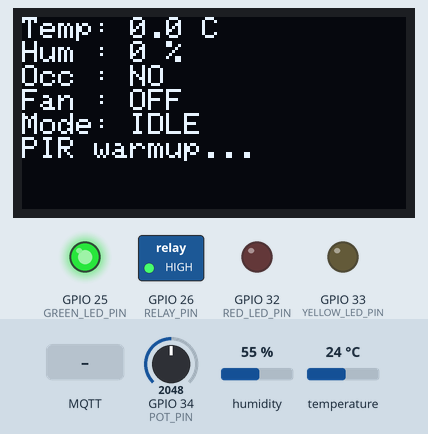
Simulated run of this sketch. Board: ESP32. Shown: 128×64 one-colour display, switched loads named in the sketch (green lamp = pin HIGH), output pins drawn as LEDs (lit = HIGH). The test bench sets the inputs (shaded band); at power-on: temperature 24 °C, GPIO 34 (POT_PIN) = 2048, humidity 55 %. WiFi joins after 1.5 s; servers stay silent unless stated; no MQTT or app messages arrive unless stated; what the sketch prints to the serial monitor is not drawn.

Above: at 1.4 s.
1.5 s: temperature set to 28 °C
At 3.0 s:
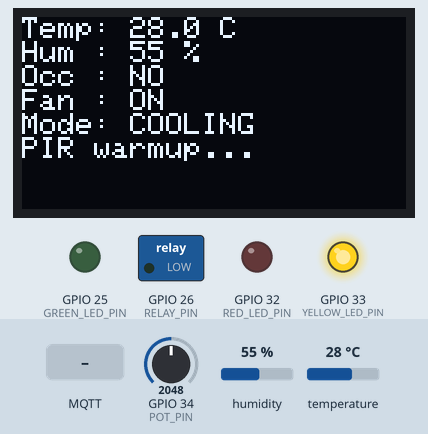
3.5 s: GPIO 34 (POT_PIN) set to 2127
At 4.5 s:
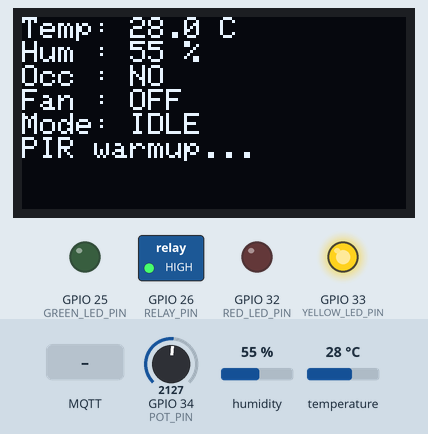
5.5 s: MQTT message "demo_occupied_hot" arrives on the first subscribed topic
At 10.8 s:
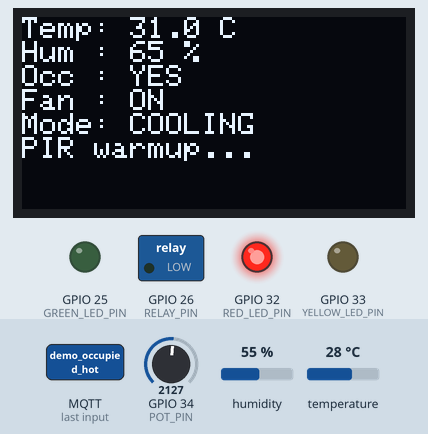
11.1 s: MQTT message "demo_occupied_comfy" arrives on the first subscribed topic
At 12.3 s:
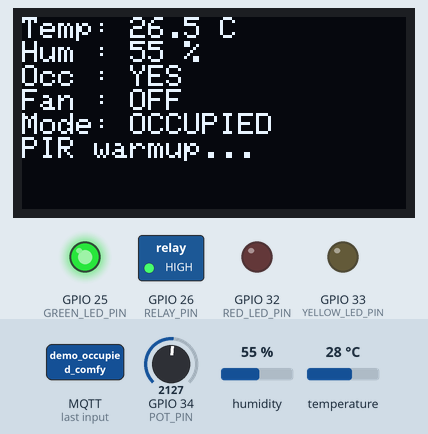
13.1 s: GPIO 34 (POT_PIN) set to 1372
At 15.8 s:
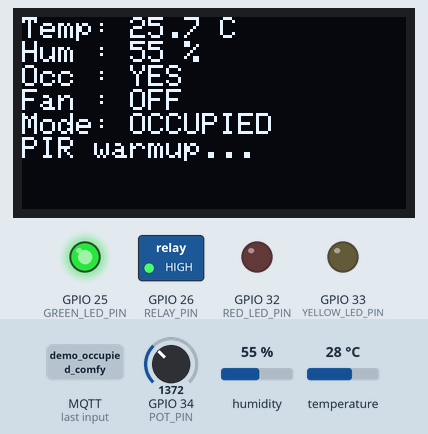
16.1 s: GPIO 34 (POT_PIN) set to 1270
At 31.8 s:
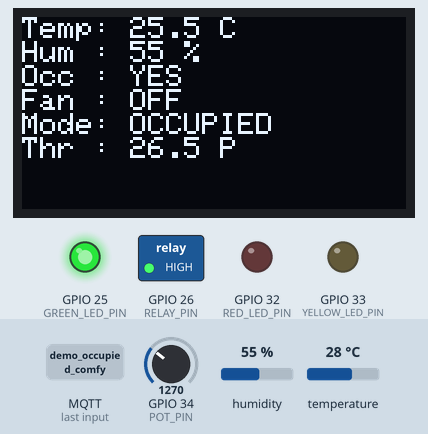
Timing chart, 0 to 32.1 s (numbered marks = the images above; inputs shaded):
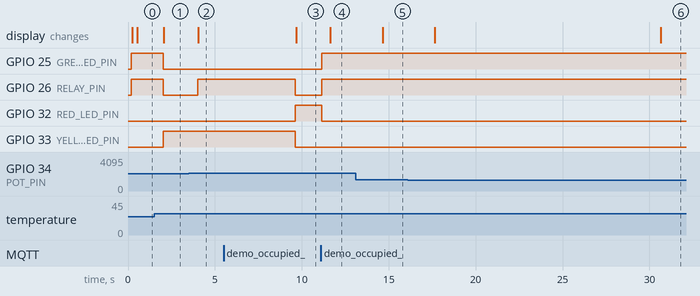

The sketch:

esp32_mqtt_attributes__1_.ino
```cpp
/*
 * Smart Classroom Comfort Controller
 * ----------------------------------
 * 2-day MVP for the IoT final project.
 *
 * What this firmware does:
 * - Reads temperature + humidity from DHT11
 * - Reads room occupancy from a PIR sensor
 * - Controls a relay-driven fan
 * - Shows live status on an OLED
 * - Uses green/yellow/red LEDs for comfort level
 * - Publishes telemetry to MQTT over Wi-Fi
 * - Accepts remote fan threshold updates over MQTT
 *
 * Required libraries (Arduino Library Manager):
 * - PubSubClient by Nick O'Leary
 * - DHT sensor library by Adafruit
 * - Adafruit GFX Library
 * - Adafruit SSD1306
 *
 * Notes:
 * - Update the Wi-Fi and MQTT credentials below before uploading.
 * - Do not commit real Wi-Fi passwords or private broker credentials.
 * - Adjust the pin mapping to match your actual wiring.
 * - Many relay modules are active LOW. Change RELAY_ACTIVE_LEVEL if needed.
 */

#include <WiFi.h>
#include <PubSubClient.h>
#include <Wire.h>
#include <math.h>
#include <DHT.h>
#include <Adafruit_GFX.h>
#include <Adafruit_SSD1306.h>

// ---------------- Wi-Fi ----------------
const char* WIFI_SSID = "YOUR_WIFI_SSID";
const char* WIFI_PASSWORD = "YOUR_WIFI_PASSWORD";

// ---------------- MQTT -----------------
const char* MQTT_SERVER = "YOUR_MQTT_HOST";
const uint16_t MQTT_PORT = 1883;
const char* MQTT_USER = "YOUR_MQTT_USERNAME";
const char* MQTT_PASS = "YOUR_MQTT_PASSWORD";
const char* MQTT_CLIENT_ID = "esp32-smart-classroom-01";

const char* TOPIC_TELEMETRY = "niang-lo-hanne-ndour/classroom/comfort/telemetry";
const char* TOPIC_FAN_STATUS = "niang-lo-hanne-ndour/classroom/comfort/status/fan";
const char* TOPIC_OCCUPANCY_STATUS = "niang-lo-hanne-ndour/classroom/comfort/status/occupancy";
const char* TOPIC_COMFORT_STATUS = "niang-lo-hanne-ndour/classroom/comfort/status/comfort";
const char* TOPIC_THRESHOLD_STATUS = "niang-lo-hanne-ndour/classroom/comfort/status/threshold";
const char* TOPIC_STATE_STATUS = "niang-lo-hanne-ndour/classroom/comfort/status/state";
const char* TOPIC_PROFILE_STATUS = "niang-lo-hanne-ndour/classroom/comfort/status/system_mode";
const char* TOPIC_PROFILE_CONFIG = "niang-lo-hanne-ndour/classroom/comfort/config/system_mode";

// ---------------- Pin Map --------------

constexpr uint8_t DHT_PIN = 4;
constexpr uint8_t DHT_TYPE = DHT11;
constexpr uint8_t PIR_PIN = 27;
constexpr uint8_t RELAY_PIN = 26;
constexpr uint8_t GREEN_LED_PIN = 25;
constexpr uint8_t YELLOW_LED_PIN = 33;
constexpr uint8_t RED_LED_PIN = 32;
constexpr uint8_t POT_PIN = 34;
constexpr uint8_t OLED_SDA_PIN = 21;
constexpr uint8_t OLED_SCL_PIN = 22;


constexpr uint8_t RELAY_ACTIVE_LEVEL = LOW;
constexpr uint8_t RELAY_INACTIVE_LEVEL = HIGH;

// ---------------- Timing ----------------
constexpr unsigned long PIR_INTERVAL_MS = 150;
constexpr unsigned long DHT_INTERVAL_MS = 2000;
constexpr unsigned long POT_INTERVAL_MS = 1000;
constexpr unsigned long DISPLAY_INTERVAL_MS = 500;
constexpr unsigned long TELEMETRY_INTERVAL_MS = 3000;
constexpr unsigned long VACANCY_TIMEOUT_MS = 5UL * 60UL * 1000UL;
constexpr unsigned long WIFI_RETRY_MS = 8000;
constexpr unsigned long MQTT_RETRY_MS = 5000;
constexpr unsigned long WIFI_STATUS_REPORT_MS = 3000;
constexpr unsigned long PIR_WARMUP_MS = 30000;
constexpr unsigned long OCCUPANCY_HOLD_MS = 10000;

// ---------------- Thresholds -----------
float fanThresholdC = 26.0f;
constexpr float THRESHOLD_MIN_C = 24.0f;
constexpr float THRESHOLD_MAX_C = 32.0f;
constexpr float COMFORT_WARM_C = 27.0f;
constexpr float COMFORT_HOT_C = 30.0f;

// ---------------- OLED -----------------
constexpr int SCREEN_WIDTH = 128;
constexpr int SCREEN_HEIGHT = 64;
constexpr int OLED_RESET = -1;

enum ComfortLevel {
  COMFORT_COMFORTABLE,
  COMFORT_WARM,
  COMFORT_HOT
};

enum ClassroomState {
  STATE_IDLE,
  STATE_OCCUPIED,
  STATE_COOLING
};

enum SystemMode {
  MODE_REAL,
  MODE_DEMO_EMPTY_COOL,
  MODE_DEMO_OCCUPIED_COMFY,
  MODE_DEMO_OCCUPIED_WARM,
  MODE_DEMO_OCCUPIED_HOT
};

struct SensorSnapshot {
  float temperatureC = 0.0f;
  float humidity = 0.0f;
  bool occupied = false;
  bool fanOn = false;
  bool dhtValid = false;
  ComfortLevel comfort = COMFORT_COMFORTABLE;
  ClassroomState state = STATE_IDLE;
};

WiFiClient wifiClient;
PubSubClient mqtt(wifiClient);
DHT dht(DHT_PIN, DHT_TYPE);
Adafruit_SSD1306 display(SCREEN_WIDTH, SCREEN_HEIGHT, &Wire, OLED_RESET);

SensorSnapshot current;
bool displayReady = false;
SystemMode systemMode = MODE_REAL;

bool lastPublishedFan = false;
bool lastPublishedOccupied = false;
float lastPublishedThreshold = fanThresholdC;
ComfortLevel lastPublishedComfort = COMFORT_COMFORTABLE;
ClassroomState lastPublishedState = STATE_IDLE;
SystemMode lastPublishedProfile = MODE_REAL;
bool lastLoggedFan = false;
ComfortLevel lastLoggedComfort = COMFORT_COMFORTABLE;
ClassroomState lastLoggedState = STATE_IDLE;

unsigned long lastPirReadMs = 0;
unsigned long lastDhtReadMs = 0;
unsigned long lastPotReadMs = 0;
unsigned long lastDisplayRefreshMs = 0;
unsigned long lastTelemetryMs = 0;
unsigned long lastWiFiAttemptMs = 0;
unsigned long lastMQTTAttemptMs = 0;
unsigned long lastWiFiStatusReportMs = 0;
unsigned long lastOccupiedMs = 0;
unsigned long lastMotionDetectedMs = 0;
unsigned long bootMs = 0;

bool pirWarmupComplete() {
  return (millis() - bootMs) >= PIR_WARMUP_MS;
}

const char* wifiStatusToString(wl_status_t status) {
  switch (status) {
    case WL_CONNECTED:      return "CONNECTED";
    case WL_NO_SSID_AVAIL:  return "SSID_NOT_FOUND";
    case WL_CONNECT_FAILED: return "CONNECT_FAILED";
    case WL_CONNECTION_LOST:return "CONNECTION_LOST";
    case WL_DISCONNECTED:   return "DISCONNECTED";
    case WL_IDLE_STATUS:    return "IDLE";
    default:                return "UNKNOWN";
  }
}

const char* comfortToString(ComfortLevel comfort) {
  switch (comfort) {
    case COMFORT_COMFORTABLE: return "comfortable";
    case COMFORT_WARM:        return "warm";
    case COMFORT_HOT:         return "hot";
    default:                  return "unknown";
  }
}

const char* systemModeToString(SystemMode mode) {
  switch (mode) {
    case MODE_REAL:                 return "real";
    case MODE_DEMO_EMPTY_COOL:      return "demo_empty_cool";
    case MODE_DEMO_OCCUPIED_COMFY:  return "demo_occupied_comfy";
    case MODE_DEMO_OCCUPIED_WARM:   return "demo_occupied_warm";
    case MODE_DEMO_OCCUPIED_HOT:    return "demo_occupied_hot";
    default:                  return "real";
  }
}

const char* stateToString(ClassroomState state) {
  switch (state) {
    case STATE_IDLE:     return "IDLE";
    case STATE_OCCUPIED: return "OCCUPIED";
    case STATE_COOLING:  return "COOLING";
    default:             return "UNKNOWN";
  }
}

uint8_t relayLevelFor(bool fanOn) {
  return fanOn ? RELAY_ACTIVE_LEVEL : RELAY_INACTIVE_LEVEL;
}

float mapPotToThreshold(int rawValue) {
  const float ratio = constrain(static_cast<float>(rawValue) / 4095.0f, 0.0f, 1.0f);
  const float mapped = THRESHOLD_MIN_C + ratio * (THRESHOLD_MAX_C - THRESHOLD_MIN_C);
  return roundf(mapped * 10.0f) / 10.0f;
}

void setComfortLeds(ComfortLevel comfort) {
  digitalWrite(GREEN_LED_PIN, comfort == COMFORT_COMFORTABLE ? HIGH : LOW);
  digitalWrite(YELLOW_LED_PIN, comfort == COMFORT_WARM ? HIGH : LOW);
  digitalWrite(RED_LED_PIN, comfort == COMFORT_HOT ? HIGH : LOW);
}

void refreshDisplay() {
  if (!displayReady) {
    return;
  }

  display.clearDisplay();
  display.setTextSize(1);
  display.setTextColor(SSD1306_WHITE);
  display.setCursor(0, 0);
  display.printf("Temp: %.1f C\n", current.temperatureC);
  display.printf("Hum : %.0f %%\n", current.humidity);
  display.printf("Occ : %s\n", current.occupied ? "YES" : "NO");
  display.printf("Fan : %s\n", current.fanOn ? "ON" : "OFF");
  display.printf("Mode: %s\n", stateToString(current.state));
  if (!pirWarmupComplete()) {
    display.printf("PIR warmup...");
  } else {
    display.printf("Thr : %.1f P", fanThresholdC);
  }
  display.display();
}

void publishRetained(const char* topic, const char* payload) {
  bool ok = mqtt.publish(topic, payload, true);
  Serial.printf("[MQTT] %s %s = %s\n", ok ? "PUB OK " : "PUB FAIL", topic, payload);
}

void publishRetainedBool(const char* topic, bool value) {
  publishRetained(topic, value ? "true" : "false");
}

void publishRetainedFloat(const char* topic, float value, uint8_t decimals = 1) {
  char payload[16];
  dtostrf(value, 0, decimals, payload);
  publishRetained(topic, payload);
}

void publishStatusIfChanged() {
  if (!mqtt.connected()) {
    return;
  }

  if (current.fanOn != lastPublishedFan) {
    publishRetainedBool(TOPIC_FAN_STATUS, current.fanOn);
    lastPublishedFan = current.fanOn;
  }

  if (current.occupied != lastPublishedOccupied) {
    publishRetainedBool(TOPIC_OCCUPANCY_STATUS, current.occupied);
    lastPublishedOccupied = current.occupied;
  }

  if (current.comfort != lastPublishedComfort) {
    publishRetained(TOPIC_COMFORT_STATUS, comfortToString(current.comfort));
    lastPublishedComfort = current.comfort;
  }

  if (current.state != lastPublishedState) {
    publishRetained(TOPIC_STATE_STATUS, stateToString(current.state));
    lastPublishedState = current.state;
  }

  if (systemMode != lastPublishedProfile) {
    publishRetained(TOPIC_PROFILE_STATUS, systemModeToString(systemMode));
    lastPublishedProfile = systemMode;
  }

  if (fabs(fanThresholdC - lastPublishedThreshold) > 0.05f) {
    publishRetainedFloat(TOPIC_THRESHOLD_STATUS, fanThresholdC);
    lastPublishedThreshold = fanThresholdC;
  }
}

void publishTelemetry() {
  if (!mqtt.connected()) {
    return;
  }

  char payload[256];
  snprintf(
    payload,
    sizeof(payload),
    "{\"temperature\":%.2f,\"humidity\":%.2f,\"occupied\":%s,\"fan_on\":%s,"
    "\"comfort\":\"%s\",\"state\":\"%s\",\"threshold\":%.2f,\"system_mode\":\"%s\"}",
    current.temperatureC,
    current.humidity,
    current.occupied ? "true" : "false",
    current.fanOn ? "true" : "false",
    comfortToString(current.comfort),
    stateToString(current.state),
    fanThresholdC,
    systemModeToString(systemMode)
  );

  bool ok = mqtt.publish(TOPIC_TELEMETRY, payload);
  Serial.printf("[MQTT] %s %s\n", ok ? "PUB OK " : "PUB FAIL", payload);
  publishStatusIfChanged();
}

void handleSystemModeUpdate(const byte* payload, unsigned int length) {
  char buffer[32];
  const unsigned int copyLength = min(length, static_cast<unsigned int>(sizeof(buffer) - 1));
  memcpy(buffer, payload, copyLength);
  buffer[copyLength] = '\0';

  if (strcmp(buffer, "real") == 0) {
    systemMode = MODE_REAL;
  } else if (strcmp(buffer, "demo_empty_cool") == 0) {
    systemMode = MODE_DEMO_EMPTY_COOL;
  } else if (strcmp(buffer, "demo_occupied_comfy") == 0) {
    systemMode = MODE_DEMO_OCCUPIED_COMFY;
  } else if (strcmp(buffer, "demo_occupied_warm") == 0) {
    systemMode = MODE_DEMO_OCCUPIED_WARM;
  } else if (strcmp(buffer, "demo_occupied_hot") == 0) {
    systemMode = MODE_DEMO_OCCUPIED_HOT;
  } else {
    Serial.printf("[CFG] Ignored invalid system mode payload: %s\n", buffer);
    return;
  }

  Serial.printf("[CFG] System mode updated to %s\n", systemModeToString(systemMode));
  applyOutputs();
  publishStatusIfChanged();
}

void mqttCallback(char* topic, byte* payload, unsigned int length) {
  Serial.printf("[MQTT] RX topic=%s length=%u\n", topic, length);

  if (strcmp(topic, TOPIC_PROFILE_CONFIG) == 0) {
    handleSystemModeUpdate(payload, length);
  }
}

void connectWiFiIfNeeded() {
  if (WiFi.status() == WL_CONNECTED) {
    return;
  }

  const unsigned long now = millis();
  if (now - lastWiFiStatusReportMs >= WIFI_STATUS_REPORT_MS) {
    lastWiFiStatusReportMs = now;
    Serial.printf("[WiFi] Status: %s\n", wifiStatusToString(WiFi.status()));
  }

  if (now - lastWiFiAttemptMs < WIFI_RETRY_MS) {
    return;
  }

  lastWiFiAttemptMs = now;
  Serial.printf("[WiFi] Connecting to %s\n", WIFI_SSID);
  WiFi.mode(WIFI_STA);
  WiFi.begin(WIFI_SSID, WIFI_PASSWORD);
}

void connectMQTTIfNeeded() {
  if (WiFi.status() != WL_CONNECTED || mqtt.connected()) {
    return;
  }

  const unsigned long now = millis();
  if (now - lastMQTTAttemptMs < MQTT_RETRY_MS) {
    return;
  }

  lastMQTTAttemptMs = now;
  Serial.printf("[MQTT] Connecting to %s:%u ... ", MQTT_SERVER, MQTT_PORT);

  const bool hasMqttAuth = strlen(MQTT_USER) > 0 && strcmp(MQTT_USER, "YOUR_MQTT_USERNAME") != 0;
  const bool connected = hasMqttAuth
    ? mqtt.connect(MQTT_CLIENT_ID, MQTT_USER, MQTT_PASS)
    : mqtt.connect(MQTT_CLIENT_ID);

  if (connected) {
    Serial.println("connected");
    mqtt.subscribe(TOPIC_PROFILE_CONFIG);
    publishRetainedFloat(TOPIC_THRESHOLD_STATUS, fanThresholdC);
    publishRetained(TOPIC_STATE_STATUS, stateToString(current.state));
    publishRetained(TOPIC_COMFORT_STATUS, comfortToString(current.comfort));
    publishRetained(TOPIC_PROFILE_STATUS, systemModeToString(systemMode));
    publishRetainedBool(TOPIC_OCCUPANCY_STATUS, current.occupied);
    publishRetainedBool(TOPIC_FAN_STATUS, current.fanOn);
  } else {
    Serial.printf("failed rc=%d\n", mqtt.state());
  }
}

void applyDemoScenarioValues() {
  switch (systemMode) {
    case MODE_DEMO_EMPTY_COOL:
      current.temperatureC = 24.0f;
      current.humidity = 50.0f;
      current.occupied = false;
      break;
    case MODE_DEMO_OCCUPIED_COMFY:
      current.temperatureC = max(20.0f, min(fanThresholdC - 1.0f, COMFORT_WARM_C - 0.5f));
      current.humidity = 55.0f;
      current.occupied = true;
      break;
    case MODE_DEMO_OCCUPIED_WARM:
      current.temperatureC = (COMFORT_WARM_C + COMFORT_HOT_C) / 2.0f;
      current.humidity = 60.0f;
      current.occupied = true;
      break;
    case MODE_DEMO_OCCUPIED_HOT:
      current.temperatureC = max(fanThresholdC + 2.0f, COMFORT_HOT_C + 1.0f);
      current.humidity = 65.0f;
      current.occupied = true;
      break;
    case MODE_REAL:
    default:
      return;
  }

  current.dhtValid = true;
}

void readPotentiometer() {
  const int rawValue = analogRead(POT_PIN);
  const float newThreshold = mapPotToThreshold(rawValue);

  if (fabs(newThreshold - fanThresholdC) >= 0.1f) {
    fanThresholdC = newThreshold;
    Serial.printf("[POT] Threshold set to %.1f C (raw=%d)\n", fanThresholdC, rawValue);
    applyOutputs();
    publishStatusIfChanged();
  }
}

void updateComfortLevel() {
  if (current.temperatureC >= COMFORT_HOT_C) {
    current.comfort = COMFORT_HOT;
  } else if (current.temperatureC >= COMFORT_WARM_C) {
    current.comfort = COMFORT_WARM;
  } else {
    current.comfort = COMFORT_COMFORTABLE;
  }
}

void evaluateStateMachine() {
  const unsigned long now = millis();

  if (current.occupied) {
    lastOccupiedMs = now;
    current.state = current.temperatureC >= fanThresholdC ? STATE_COOLING : STATE_OCCUPIED;
    current.fanOn = current.temperatureC >= fanThresholdC;
    return;
  }

  const bool withinVacancyWindow = (now - lastOccupiedMs) < VACANCY_TIMEOUT_MS;
  if (withinVacancyWindow && current.temperatureC >= fanThresholdC) {
    current.state = STATE_COOLING;
    current.fanOn = true;
  } else {
    current.state = STATE_IDLE;
    current.fanOn = false;
  }
}

void applyOutputs() {
  updateComfortLevel();
  evaluateStateMachine();
  digitalWrite(RELAY_PIN, relayLevelFor(current.fanOn));
  setComfortLeds(current.comfort);

  if (current.comfort != lastLoggedComfort || current.fanOn != lastLoggedFan || current.state != lastLoggedState) {
    Serial.printf(
      "[STATE] mode=%s comfort=%s fan=%s occupied=%s temp=%.1f threshold=%.1f\n",
      stateToString(current.state),
      comfortToString(current.comfort),
      current.fanOn ? "ON" : "OFF",
      current.occupied ? "YES" : "NO",
      current.temperatureC,
      fanThresholdC
    );
    lastLoggedComfort = current.comfort;
    lastLoggedFan = current.fanOn;
    lastLoggedState = current.state;
  }
}

void readPirSensor() {
  const unsigned long now = millis();
  const bool previous = current.occupied;

  if (systemMode != MODE_REAL) {
    applyDemoScenarioValues();

    if (current.occupied != previous) {
      Serial.printf("[PIR] Occupancy changed: %s\n", current.occupied ? "YES" : "NO");
    }

    applyOutputs();
    return;
  }

  if (!pirWarmupComplete()) {
    current.occupied = false;
    lastMotionDetectedMs = 0;

    if (current.occupied != previous) {
      Serial.println("[PIR] Occupancy changed: NO");
    }

    applyOutputs();
    return;
  }

  const bool motionDetected = digitalRead(PIR_PIN) == HIGH;

  if (motionDetected) {
    lastMotionDetectedMs = now;
  }

  current.occupied = (now - lastMotionDetectedMs) < OCCUPANCY_HOLD_MS;

  if (current.occupied != previous) {
    Serial.printf("[PIR] Occupancy changed: %s\n", current.occupied ? "YES" : "NO");
  }

  applyOutputs();
}

void readDhtSensor() {
  if (systemMode != MODE_REAL) {
    applyDemoScenarioValues();
    applyOutputs();
    return;
  }

  const float temperature = dht.readTemperature();
  const float humidity = dht.readHumidity();

  if (!isnan(temperature) && !isnan(humidity)) {
    current.temperatureC = temperature;
    current.humidity = humidity;
    current.dhtValid = true;
    Serial.printf("[DHT] Temp=%.1f C  Hum=%.1f %%\n", current.temperatureC, current.humidity);
  } else {
    current.dhtValid = false;
    Serial.println("[DHT] Failed to read from DHT11, keeping last valid values.");
  }

  applyOutputs();
}

void setup() {
  Serial.begin(115200);
  delay(200);
  Serial.println("\n=== Smart Classroom Comfort Controller ===");

  pinMode(PIR_PIN, INPUT);
  pinMode(RELAY_PIN, OUTPUT);
  pinMode(GREEN_LED_PIN, OUTPUT);
  pinMode(YELLOW_LED_PIN, OUTPUT);
  pinMode(RED_LED_PIN, OUTPUT);
  pinMode(POT_PIN, INPUT);

  digitalWrite(RELAY_PIN, RELAY_INACTIVE_LEVEL);
  setComfortLeds(COMFORT_COMFORTABLE);

  Wire.begin(OLED_SDA_PIN, OLED_SCL_PIN);
  displayReady = display.begin(SSD1306_SWITCHCAPVCC, 0x3C);
  if (!displayReady) {
    Serial.println("[OLED] SSD1306 allocation failed");
  } else {
    display.clearDisplay();
    display.setTextSize(1);
    display.setTextColor(SSD1306_WHITE);
    display.setCursor(0, 0);
    display.println("Booting...");
    display.display();
  }

  dht.begin();

  mqtt.setServer(MQTT_SERVER, MQTT_PORT);
  mqtt.setBufferSize(512);
  mqtt.setCallback(mqttCallback);

  bootMs = millis();
  lastOccupiedMs = millis();
  connectWiFiIfNeeded();
}

void loop() {
  connectWiFiIfNeeded();
  connectMQTTIfNeeded();

  if (mqtt.connected()) {
    mqtt.loop();
  }

  const unsigned long now = millis();

  if (now - lastPirReadMs >= PIR_INTERVAL_MS) {
    lastPirReadMs = now;
    readPirSensor();
    publishStatusIfChanged();
  }

  if (now - lastDhtReadMs >= DHT_INTERVAL_MS) {
    lastDhtReadMs = now;
    readDhtSensor();
    publishStatusIfChanged();
  }

  if (now - lastPotReadMs >= POT_INTERVAL_MS) {
    lastPotReadMs = now;
    readPotentiometer();
  }

  if (now - lastDisplayRefreshMs >= DISPLAY_INTERVAL_MS) {
    lastDisplayRefreshMs = now;
    refreshDisplay();
  }

  if (now - lastTelemetryMs >= TELEMETRY_INTERVAL_MS) {
    lastTelemetryMs = now;
    publishTelemetry();
  }
}
```

Measured:
- the behaviour switches between 2073 and 2074 on GPIO 34 (POT_PIN) (found by bisection; images 1 and 2)
- the behaviour switches between 1306 and 1305 on GPIO 34 (POT_PIN) (found by bisection; images 5 and 6)
- after the input at 1.5 s, GPIO 25 (GREEN_LED_PIN), GPIO 26 (RELAY_PIN): HIGH → LOW after 0.52 s; GPIO 33 (YELLOW_LED_PIN): LOW → HIGH after 0.52 s; the display: changes after 0.55 s (image 1)
- after the input at 3.5 s, GPIO 26 (RELAY_PIN): LOW → HIGH after 0.50 s; the display: changes after 0.55 s (image 2)
- after the input at 5.5 s, GPIO 26 (RELAY_PIN), GPIO 33 (YELLOW_LED_PIN): HIGH → LOW after 4.1 s; GPIO 32 (RED_LED_PIN): LOW → HIGH after 4.1 s; the display: changes after 4.2 s (image 3)
- after the input at 11.1 s, GPIO 25 (GREEN_LED_PIN), GPIO 26 (RELAY_PIN): LOW → HIGH after 0.05 s; GPIO 32 (RED_LED_PIN): HIGH → LOW after 0.05 s; the display: changes after 0.54 s (image 4)
- after the input at 13.1 s, the display: changes after 1.5 s (image 5)
- after the input at 16.1 s, the display: first changes after 1.5 s (image 6 shows a later state)
